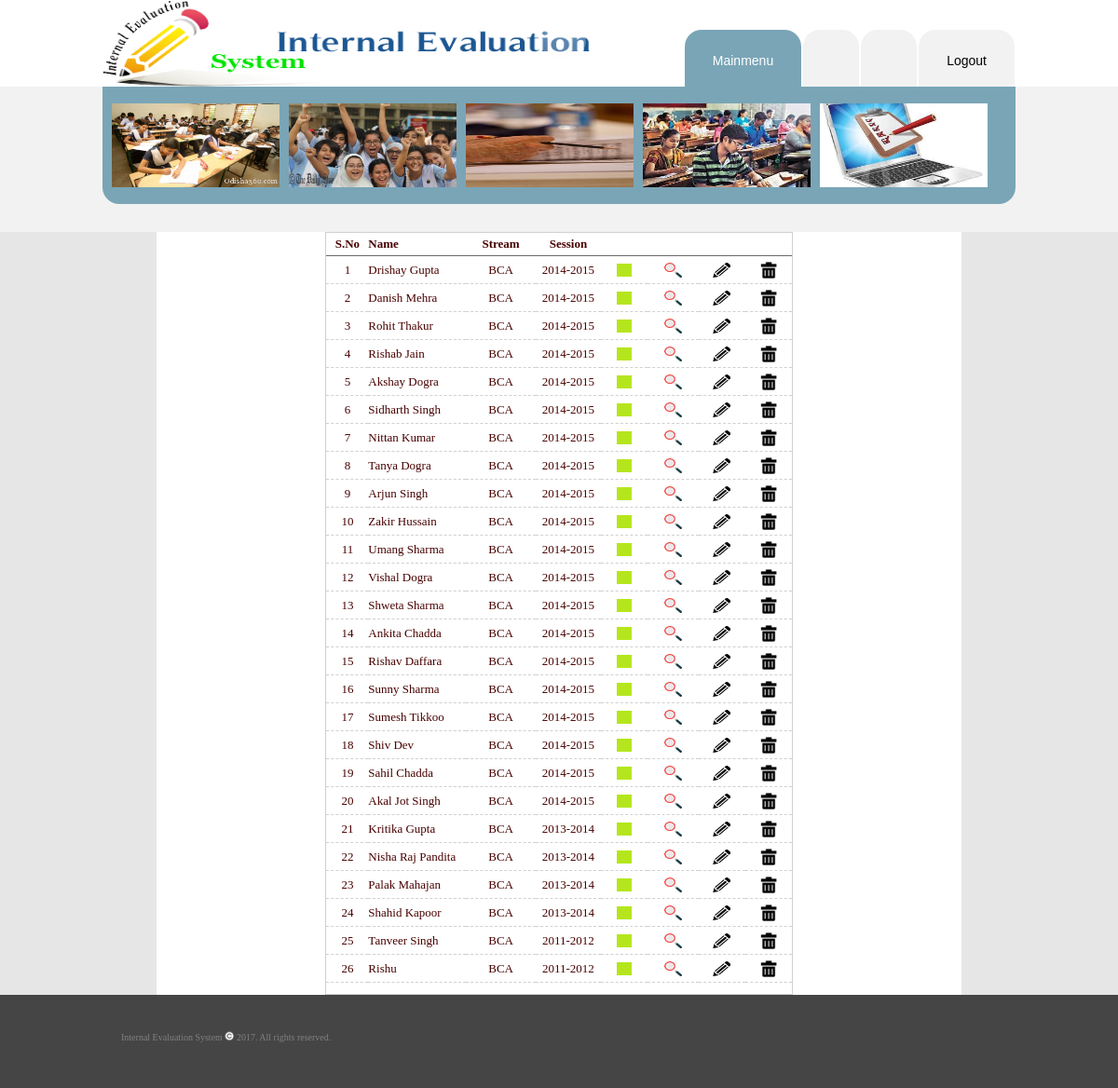
The app's page /danish/student_manage_faculty.php (signed in) with its own data.
### tables this page shows
CREATE TABLE IF NOT EXISTS `student_detail` (
  `studentid` varchar(50) NOT NULL,
  `name` varchar(100) NOT NULL,
  `parentage` varchar(100) NOT NULL,
  `gender` varchar(20) NOT NULL,
  `dateofbirth` varchar(50) NOT NULL,
  `contactno` varchar(20) NOT NULL,
  `guardiancontactno` varchar(20) NOT NULL,
  `category` varchar(10) NOT NULL,
  `session` varchar(10) NOT NULL,
  `stream` varchar(50) NOT NULL,
  `subject` varchar(200) NOT NULL,
  `semester` varchar(10) NOT NULL,
  `classrollno` int(20) NOT NULL,
  `address` varchar(100) NOT NULL,
  `picture` varchar(50) NOT NULL,
  `status` varchar(1) NOT NULL DEFAULT 'T',
  `date` varchar(50) NOT NULL,
  `lstatus` varchar(1) NOT NULL DEFAULT 'U'
);

### danish/student_manage_faculty.php (the view, shortened to what this page needs)
<?php
include("cont.php");
$p="select * from student_detail";
$qry=mysqli_query($con,$p);
include("facultytop.php");
?>
<div align="center">
  <center>
  <table border="0" cellpadding="0" cellspacing="0"  width="72%" height="419" class="bkwhite">
    <tr>
      <td width="100%" height="419">
      <div align="center">
        <center>
        <table border="0" cellpadding="0" cellspacing="0" width="58%" height="41" class="tbl">
          <tr>
            <td width="9%" height="24" class="border_grn"><center><b>S.No</b></center></td>
            <td width="21%" height="24" class="border_grn"> <b>Name </b></td>
            <td width="15%" align="center" height="24" class="border_grn"><b>Stream</b></td>
            <td width="14%" align="center" height="24" class="border_grn"> <b>Session </b></td>
            <td width="10%" align="center" height="24" class="border_grn"> <b>&nbsp;</b></td>
            <td width="11%" align="center" height="24" class="border_grn"> <b>&nbsp;</b></td>
            <td width="10%" align="center" height="24" class="border_grn"> &nbsp;</td>
            <td width="10%" align="center" height="24" class="border_grn"> <b>&nbsp;</b></td>
          </tr>
          <?php
  $a=1;
  while($res=mysqli_fetch_row($qry))
  {
  if($res[15]=="T")
  {
  $status="F";
  $imgname="on.png";
  }
  else
  {
  $status="T";
  $imgname="off.png";
  }
  ?>
          <tr>
            <td width="9%" height="29"  class="border_btm"><center><?=$a?></center></td>
            <td width="21%" height="29"  class="border_btm">
            <?=$res[1]?>
            </td>
            <td width="15%" height="29"  class="border_btm">
          <center> <?=$res[9]?>  </center>
            </td>
            <td width="14%" height="29"  class="border_btm">
             <center>  <?=$res[8]?> </center>
            </td>
            <td width="10%" height="29"  class="border_btm"><center>  <a href="student_status_faculty.php?sid=<?=$res[0]?>&status=<?=$status?>">  <img border="0" src="images/<?=$imgname?>" width="16" height="14"><a/></center></td>
            <td width="11%" height="29"  class="border_btm"><center>
            <a href="student_view_faculty.php?sid=<?=$res[0]?>"><img border="0" src="images/view.png" width="19" height="16"></center></a>
            </td>
            <td width="10%" height="29"  class="border_btm">
            <center>
     <a href="student_update_faculty.php?sid=<?=$res[0]?>"><img border="0" src="images/edit.png" width="19" height="16"></a> </center>
            </td>
            <td width="10%" height="29"  class="border_btm">
            <center>
   <a href="student_delete_faculty.php?sid=<?=$res[0]?>"> <img border="0" src="images/drop.png" width="18" height="18"></a> </center>
            </td>
          </tr>
<?php
  $a++;
  }
  ?>
          <tr>
            <td width="9%" height="12"></td>
            <td width="21%" height="12"></td>
            <td width="15%" height="12"></td>
            <td width="14%" height="12"></td>
            <td width="10%" height="12"></td>
            <td width="11%" height="12"></td>
            <td width="10%" height="12"></td>
            <td width="10%" height="12"></td>
          </tr>
        </table>
        </center>
      </div>
      </td>
    </tr>
  </table>
  </center>
</div>
<?php
include("bottom.php");
?>

### danish/images/stylesheet.css (style rules this page uses)
body { margin: 0px; color: rgb(129, 129, 129); font-family: Arial, Helvetica, sans-serif; font-size: 13px; background-color: rgb(242, 242, 242); }
a { color: rgb(0, 0, 0); text-decoration: none; }
.bkwhite { background:#ffffff; }
.tbl { border: 1px solid #d0d0d0; color: #480000; font-family:Verdana; font-size: 13px; text-align: left; }
.border_grn { border-bottom: 1px solid #696969; }
.border_btm { border-bottom: 1px dashed #d0d0d0; }

### records on screen
student_detail: name "Drishay Gupta", stream "BCA", session "2014-2015"
student_detail: name "Danish Mehra", stream "BCA", session "2014-2015"
student_detail: name "Rohit Thakur", stream "BCA", session "2014-2015"
student_detail: name "Rishab Jain", stream "BCA", session "2014-2015"
student_detail: name "Akshay Dogra", stream "BCA", session "2014-2015"
student_detail: name "Sidharth Singh", stream "BCA", session "2014-2015"
student_detail: name "Nittan Kumar", stream "BCA", session "2014-2015"
student_detail: name "Tanya Dogra", stream "BCA", session "2014-2015"
student_detail: name "Arjun Singh", stream "BCA", session "2014-2015"
student_detail: name "Zakir Hussain", stream "BCA", session "2014-2015"
student_detail: name "Umang Sharma", stream "BCA", session "2014-2015"
student_detail: name "Vishal Dogra", stream "BCA", session "2014-2015"
student_detail: name "Shweta Sharma", stream "BCA", session "2014-2015"
student_detail: name "Ankita Chadda", stream "BCA", session "2014-2015"
student_detail: name "Rishav Daffara", stream "BCA", session "2014-2015"
student_detail: name "Sunny Sharma", stream "BCA", session "2014-2015"
student_detail: name "Sumesh Tikkoo", stream "BCA", session "2014-2015"
student_detail: name "Shiv Dev", stream "BCA", session "2014-2015"
student_detail: name "Sahil Chadda", stream "BCA", session "2014-2015"
student_detail: name "Akal Jot Singh", stream "BCA", session "2014-2015"
student_detail: name "Kritika Gupta", stream "BCA", session "2013-2014"
student_detail: name "Nisha Raj Pandita", stream "BCA", session "2013-2014"
student_detail: name "Palak Mahajan", stream "BCA", session "2013-2014"
student_detail: name "Shahid Kapoor", stream "BCA", session "2013-2014"
student_detail: name "Tanveer Singh", stream "BCA", session "2011-2012"
student_detail: name "Rishu", stream "BCA", session "2011-2012"
